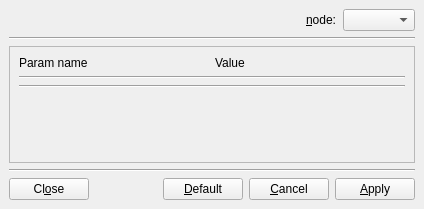
<?xml version="1.0" encoding="UTF-8"?>
<ui version="4.0">
 <class>DockWidget</class>
 <widget class="QDockWidget" name="DockWidget">
  <property name="geometry">
   <rect>
    <x>0</x>
    <y>0</y>
    <width>424</width>
    <height>209</height>
   </rect>
  </property>
  <property name="windowTitle">
   <string>Set parameter</string>
  </property>
  <widget class="QWidget" name="dockWidgetContents">
   <layout class="QVBoxLayout" name="verticalLayout_2">
    <item>
     <layout class="QHBoxLayout" name="horizontalLayout">
      <item>
       <spacer name="horizontalSpacer">
        <property name="orientation">
         <enum>Qt::Horizontal</enum>
        </property>
        <property name="sizeHint" stdset="0">
         <size>
          <width>40</width>
          <height>20</height>
         </size>
        </property>
       </spacer>
      </item>
      <item>
       <widget class="QLabel" name="selectNodeLabel">
        <property name="text">
         <string>&amp;node:</string>
        </property>
        <property name="buddy">
         <cstring>selectNodeComboBox</cstring>
        </property>
       </widget>
      </item>
      <item>
       <widget class="QComboBox" name="selectNodeComboBox"/>
      </item>
     </layout>
    </item>
    <item>
     <widget class="Line" name="line">
      <property name="orientation">
       <enum>Qt::Horizontal</enum>
      </property>
     </widget>
    </item>
    <item>
     <widget class="QScrollArea" name="scrollArea">
      <property name="widgetResizable">
       <bool>true</bool>
      </property>
      <widget class="QWidget" name="scrollAreaWidgetContents">
       <property name="geometry">
        <rect>
         <x>0</x>
         <y>0</y>
         <width>404</width>
         <height>76</height>
        </rect>
       </property>
       <layout class="QVBoxLayout" name="verticalLayout_3">
        <item>
         <layout class="QHBoxLayout" name="horizontalLayout_2">
          <item>
           <widget class="QLabel" name="label">
            <property name="text">
             <string>Param name</string>
            </property>
           </widget>
          </item>
          <item>
           <widget class="QLabel" name="label_2">
            <property name="text">
             <string>Value</string>
            </property>
           </widget>
          </item>
         </layout>
        </item>
        <item>
         <widget class="Line" name="line_2">
          <property name="orientation">
           <enum>Qt::Horizontal</enum>
          </property>
         </widget>
        </item>
        <item>
         <layout class="QVBoxLayout" name="verticalLayout"/>
        </item>
        <item>
         <widget class="Line" name="line_3">
          <property name="orientation">
           <enum>Qt::Horizontal</enum>
          </property>
         </widget>
        </item>
        <item>
         <spacer name="verticalSpacer">
          <property name="orientation">
           <enum>Qt::Vertical</enum>
          </property>
          <property name="sizeHint" stdset="0">
           <size>
            <width>20</width>
            <height>4</height>
           </size>
          </property>
         </spacer>
        </item>
       </layout>
      </widget>
     </widget>
    </item>
    <item>
     <widget class="Line" name="line_4">
      <property name="orientation">
       <enum>Qt::Horizontal</enum>
      </property>
     </widget>
    </item>
    <item>
     <layout class="QHBoxLayout" name="horizontalLayout_3">
      <item>
       <widget class="QPushButton" name="closePushButton">
        <property name="toolTip">
         <string>Close set param dialog</string>
        </property>
        <property name="text">
         <string>Cl&amp;ose</string>
        </property>
       </widget>
      </item>
      <item>
       <spacer name="horizontalSpacer_2">
        <property name="orientation">
         <enum>Qt::Horizontal</enum>
        </property>
        <property name="sizeHint" stdset="0">
         <size>
          <width>40</width>
          <height>20</height>
         </size>
        </property>
       </spacer>
      </item>
      <item>
       <widget class="QPushButton" name="defaultPushButton">
        <property name="toolTip">
         <string>Set parameters value to default values</string>
        </property>
        <property name="text">
         <string>&amp;Default</string>
        </property>
       </widget>
      </item>
      <item>
       <widget class="QPushButton" name="cancelPushButton">
        <property name="toolTip">
         <string>Cancel non applied changes</string>
        </property>
        <property name="text">
         <string>&amp;Cancel</string>
        </property>
       </widget>
      </item>
      <item>
       <widget class="QPushButton" name="applyPushButton">
        <property name="toolTip">
         <string>Apply changes</string>
        </property>
        <property name="text">
         <string>&amp;Apply</string>
        </property>
       </widget>
      </item>
     </layout>
    </item>
   </layout>
  </widget>
 </widget>
 <resources/>
 <connections/>
</ui>
